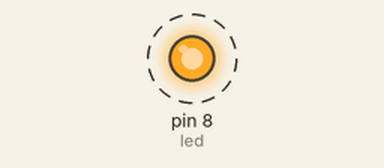
Recording of a sketch running on a simulated Arduino Uno, built with avr-gcc and run on an emulated ATmega328P. Shown: output pins drawn as LEDs (lit = HIGH). Dashed ring = blinking.

Above: at 0.2 s.
Timing chart, 0 to 3.0 s (numbered marks = the images above):
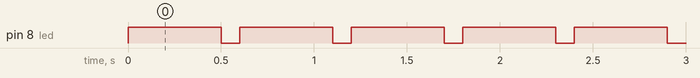

The sketch:

1.BlinkLight.ino
```cpp
int led = 8;
void setup() {
pinMode(led, OUTPUT);
}
void loop() {
digitalWrite(led, HIGH);
delay(500);
digitalWrite(led, LOW);
delay(100);
}
```

Measured:
- by itself, pin 8 (led): alternates HIGH for 0.50 s and LOW for 0.10 s
